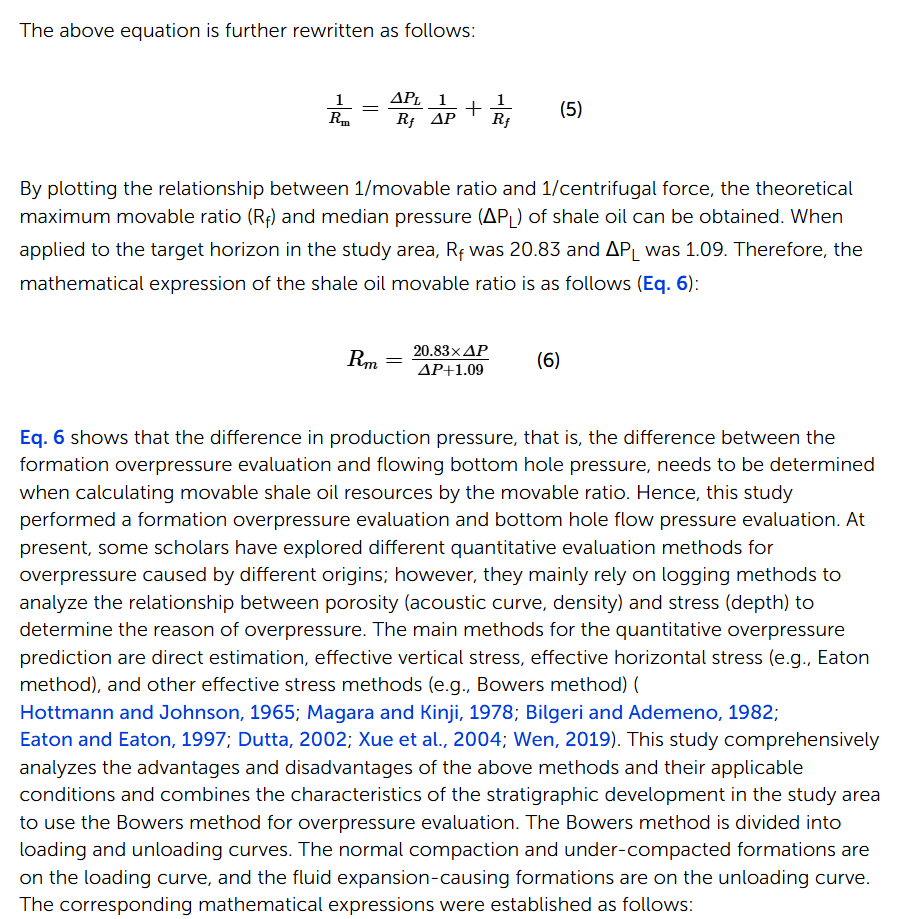
#> input picture docs/12983e2a-d0e0-43a3-ab99-10a19dffc76f.png, 920 x 919 px, found by its file name
$ python _fig3_crop.py
#> lines starting #> are read from the running program, lines starting #| are printed output that depends on the picture
# ============================================================
# UFPF → MUFPF 更名通知
# ============================================================
# 本文件属于 Universal Fixed Point Framework (UFPF)。
# 该框架已计划更名为 Meta-Universal Fixed-Point Functorial Framework (MUFPF)。
# 更名计划详见：roadmap/mu_renaming_plan.md
#
# 原因：UFPF 缩写与 IEEE 生物图像识别框架冲突，影响学术检索。
# 新名称 MUFPF 具有全球唯一性，且更好地体现框架的元数学特性。
#
# 本文件中 UFPF 相关引用数量：0
# 更名将在计划确认后统一执行，当前代码不做修改。
# ============================================================

#!/usr/bin/env python3
# -*- coding: utf-8 -*-
"""裁剪第三张截图区域查看。"""
from PIL import Image

im = Image.open(r"e:\workspace\hyper-resolution\docs\12983e2a-d0e0-43a3-ab99-10a19dffc76f.png").convert("RGB")
#> im is the input picture: PIL image 920x919 RGB; mean R, G, B 238.1, 238.4, 239.6
regions = {
    "upper": (0, 150, 920, 350),   # 上部（y=150-350）
    "mid":   (0, 350, 920, 550),   # 中部
    "formula": (0, 690, 920, 870), # 下部（公式区）
}
for name, box in regions.items():
    c = im.crop(box)
    c2 = c.resize((c.width * 2, c.height * 2), Image.LANCZOS)
    p = rf"C:\Users\dps_n\Desktop\f3_{name}.png"
    c2.save(p)
    print("saved:", p, c2.size)
#> this loop made 3 passes
#> pass 1, `c = im.crop(box)`:
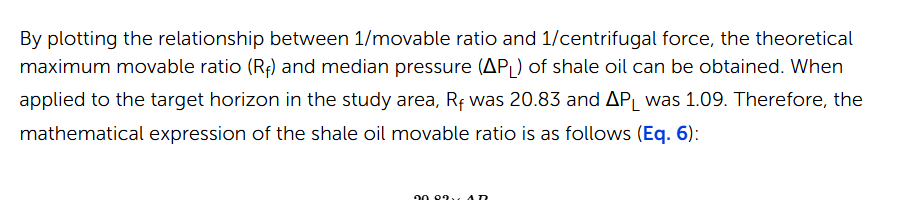
#> c: PIL image 920x200 RGB; mean R, G, B 241.8, 241.8, 242.1
#> pass 1, `c2 = c.resize((c.width * 2, c.height * 2), Image.LANCZOS)`:
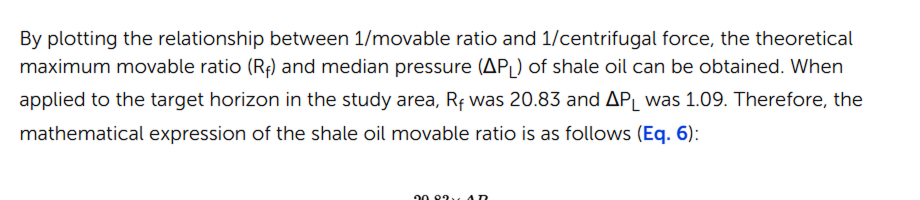
#> c2: PIL image 1840x400 RGB (shown at 1/2 size); mean R, G, B 240.9, 240.9, 241.1
#> pass 2, `c = im.crop(box)`:
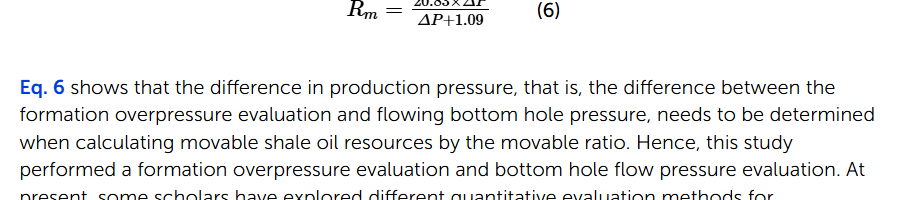
#> c: PIL image 920x200 RGB; mean R, G, B 238.6, 238.7, 238.9
#> pass 2, `c2 = c.resize((c.width * 2, c.height * 2), Image.LANCZOS)`:
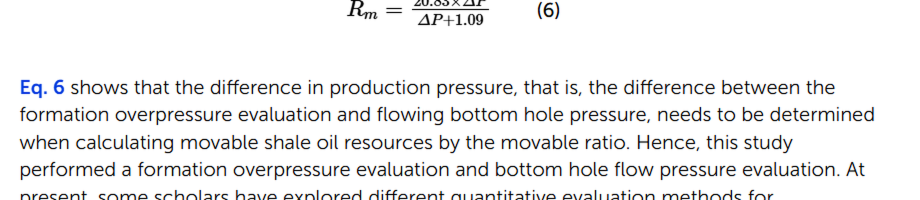
#> c2: PIL image 1840x400 RGB (shown at 1/2 size); mean R, G, B 237.5, 237.5, 237.8
#> after the loop:
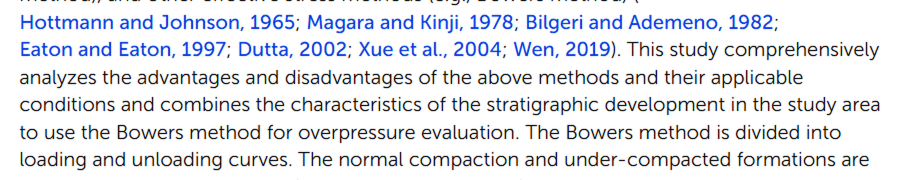
#> c2: PIL image 1840x360 RGB (shown at 1/2 size); mean R, G, B 228.6, 230.4, 235.8

$ run again, with docs/黑洞熵与弦论：从“Stretched Horizon”到D-brane 微观态.jpg saved as docs/12983e2a-d0e0-43a3-ab99-10a19dffc76f.png
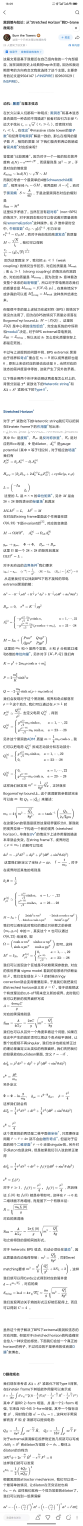
#> input picture docs/黑洞熵与弦论：从“Stretched Horizon”到D-brane 微观态.jpg, 745 x 13727 px, found by its file name (shown at 1/9 size)
#> im is the input picture: PIL image 745x13727 RGB; mean R, G, B 239.5, 239.7, 240
#> the loop `for name, box in regions.items():` made 3 passes
#> pass 1, `c = im.crop(box)`:
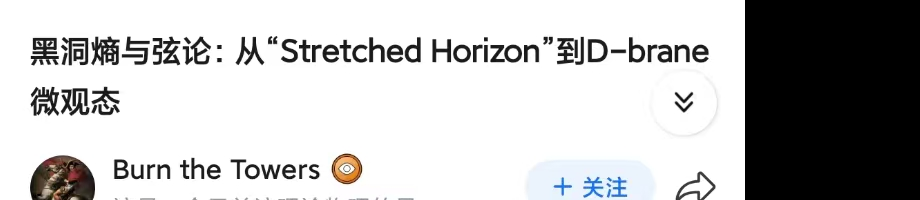
#> c: PIL image 920x200 RGB; mean R, G, B 190.8, 190.7, 190.8
#> after the loop `for name, box in regions.items():`:
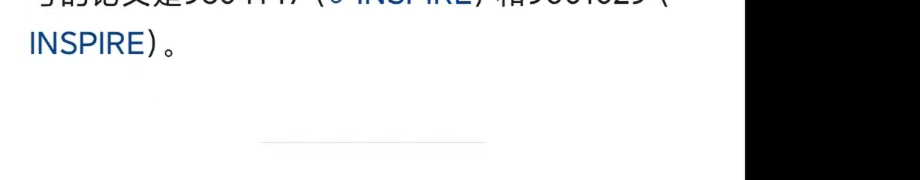
#> c2: PIL image 1840x360 RGB (shown at 1/2 size); mean R, G, B 203.5, 203.9, 204.2
